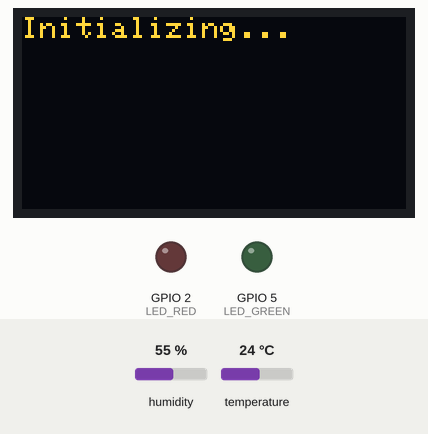
Recording of a sketch running on a simulated ESP32. On the bench: 128×64 one-colour display, output pins drawn as LEDs (lit = HIGH). The test bench sets the inputs (shaded band); at power-on: humidity 55 %, temperature 24 °C. The OLED is the two-colour kind (top 16 rows yellow); WiFi joins after 1.5 s; servers stay silent unless stated; what the sketch prints to the serial monitor is not drawn.

Above: at 0.1 s.
At 4.1 s:
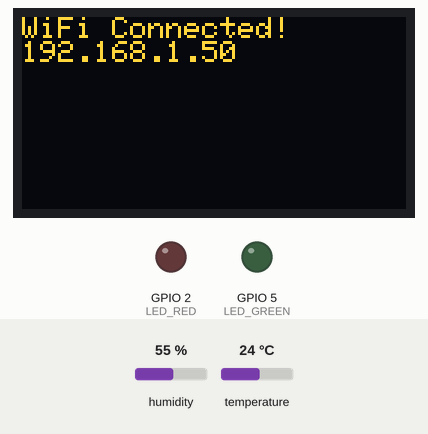
At 34.2 s:
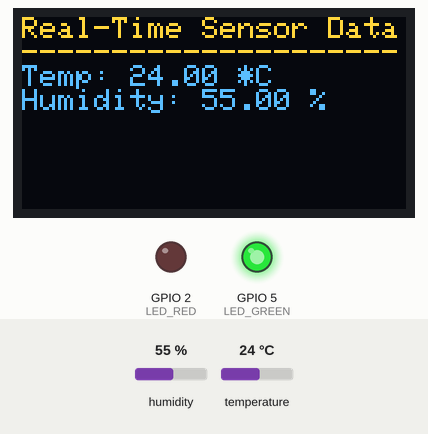
Timing chart, 0 to 35.7 s (numbered marks = the images above):
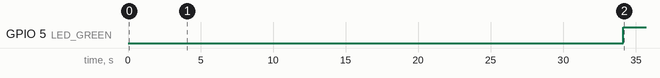

The sketch:

Real_-_Time_Environmental_Monitoring_System.ino
```cpp
#include <Wire.h>
#include <Adafruit_GFX.h>
#include <Adafruit_SSD1306.h>
#include "DHT.h"
#include <WiFi.h>
#include <WiFiClient.h>
#include <WebServer.h>
#include <ESPmDNS.h>
#include "ThingSpeak.h"

// WiFi credentials
const char* ssid = "POCO M4";
const char* password = "Roberto1234";

// ThingSpeak credentials
WiFiClient client;
unsigned long myChannelNumber = 2994284;
const char *myWriteAPIKey = "SUWI2ZM12G9JSBVU";

// OLED display
#define SCREEN_WIDTH 128
#define SCREEN_HEIGHT 64
#define OLED_RESET -1
Adafruit_SSD1306 display(SCREEN_WIDTH, SCREEN_HEIGHT, &Wire, OLED_RESET);

// DHT Sensor
#define DHTPIN 4
#define DHTTYPE DHT11
DHT dht(DHTPIN, DHTTYPE);

// Web server
WebServer server(80);

// Timing
unsigned long lastTime = 0;
const unsigned long timerDelay = 30000;

// LEDs
#define LED_RED 2
#define LED_GREEN 5

// LED blink
bool ledState = false;
unsigned long lastBlink = 0;
const unsigned long blinkInterval = 300;

// HTML Handler with browser notification
void handleRoot() {
  float t = dht.readTemperature();
  float h = dht.readHumidity();

  char msg[2000];
  snprintf(msg, 2000,
    "<html>\
    <head>\
      <meta http-equiv='refresh' content='4'/>\
      <meta name='viewport' content='width=device-width, initial-scale=1'>\
      <link rel='stylesheet' href='https://use.fontawesome.com/releases/v5.7.2/css/all.css'>\
      <title>ESP32 DHT Server</title>\
      <style>\
        html { font-family: Arial; text-align: center; }\
        h2 { font-size: 2.5rem; }\
        p { font-size: 2.5rem; }\
        .units { font-size: 1.2rem; }\
        .dht-labels { font-size: 1.5rem; vertical-align:middle; padding-bottom: 15px; }\
      </style>\
    </head>\
    <body>\
      <h2>ESP32 DHT Server</h2>\
      <p><i class='fas fa-thermometer-half' style='color:#ca3517;'></i>\
      <span class='dht-labels'>Temperature</span>\
      <span id='temp'>%.2f</span><sup class='units'>&deg;C</sup></p>\
      <p><i class='fas fa-tint' style='color:#00add6;'></i>\
      <span class='dht-labels'>Humidity</span>\
      <span>%.2f</span><sup class='units'>&percnt;</sup></p>\
      <script>\
        const temp = %.2f;\
        document.addEventListener('DOMContentLoaded', () => {\
          if ('Notification' in window && Notification.permission !== 'granted') {\
            Notification.requestPermission();\
          }\
          if (temp > 35 && Notification.permission === 'granted') {\
            new Notification('🔥 Overheat Alert!', {\
              body: 'Temperature is ' + temp.toFixed(2) + '°C',\
              icon: 'https://cdn-icons-png.flaticon.com/512/4814/4814481.png'\
            });\
          }\
        });\
      </script>\
    </body>\
    </html>", t, h, t);

  server.send(200, "text/html", msg);
}

// Connect to WiFi using DHCP
void connectToWiFi() {
  Serial.print("Connecting to WiFi");
  WiFi.begin(ssid, password);
  int attempts = 0;

  while (WiFi.status() != WL_CONNECTED && attempts < 20) {
    delay(1000);
    Serial.print(".");
    attempts++;
  }

  if (WiFi.status() == WL_CONNECTED) {
    Serial.println("\nWiFi connected.");
    Serial.print("IP address: ");
    Serial.println(WiFi.localIP());

    display.clearDisplay();
    display.setCursor(0, 0);
    display.println("WiFi Connected!");
    display.println(WiFi.localIP());
    display.display();

    // Pause for 30 seconds to allow user to note the IP
    Serial.println("Waiting 30 seconds for user to access IP...");
    delay(30000);  // 30 seconds pause
  } else {
    Serial.println("\nFailed to connect to WiFi.");
  }
}

void setup() {
  Serial.begin(115200);
  dht.begin();
  WiFi.mode(WIFI_STA);
  ThingSpeak.begin(client);

  pinMode(LED_RED, OUTPUT);
  pinMode(LED_GREEN, OUTPUT);

  if (!display.begin(SSD1306_SWITCHCAPVCC, 0x3C)) {
    Serial.println(F("OLED initialization failed"));
    while (true);
  }

  display.clearDisplay();
  display.setTextSize(1);
  display.setTextColor(SSD1306_WHITE);
  display.setCursor(0, 0);
  display.println("Initializing...");
  display.display();
  delay(2000);

  connectToWiFi();
  server.on("/", handleRoot);
  server.begin();
  Serial.println("HTTP server started");
}

void loop() {
  float temperature = dht.readTemperature();
  float humidity = dht.readHumidity();

  if (isnan(temperature) || isnan(humidity)) {
    Serial.println("Sensor Error!");
    display.clearDisplay();
    display.setCursor(0, 0);
    display.println("Sensor Error!");
    display.display();
    delay(2000);
    return;
  }

  Serial.printf("Temperature: %.2f °C | Humidity: %.2f %%\n", temperature, humidity);

  display.clearDisplay();
  display.setTextSize(1);
  display.setCursor(0, 0);
  display.println("Real-Time Sensor Data");
  display.println("---------------------");
  display.print("Temp: ");
  display.print(temperature);
  display.println(" *C");
  display.print("Humidity: ");
  display.print(humidity);
  display.println(" %");
  display.display();

  // Blinking red LED for overheat alert
  if (temperature > 35) {
    if (millis() - lastBlink >= blinkInterval) {
      lastBlink = millis();
      ledState = !ledState;
      digitalWrite(LED_RED, ledState);
    }
    digitalWrite(LED_GREEN, LOW);
  } else {
    digitalWrite(LED_RED, LOW);
    digitalWrite(LED_GREEN, HIGH);
  }

  // Update ThingSpeak every 30s
  if ((millis() - lastTime) > timerDelay) {
    if (WiFi.status() != WL_CONNECTED) {
      connectToWiFi();
      if (WiFi.status() != WL_CONNECTED) {
        lastTime = millis();
        return;
      }
    }

    ThingSpeak.setField(1, temperature);
    ThingSpeak.setField(2, humidity);
    int x = ThingSpeak.writeFields(myChannelNumber, myWriteAPIKey);
    if (x == 200) {
      Serial.println("ThingSpeak update successful.");
    } else {
      Serial.println("ThingSpeak error code: " + String(x));
    }

    lastTime = millis();
  }

  server.handleClient();
}
```

Measured:
- by itself, GPIO 5 (LED_GREEN): LOW → HIGH at 34.1 s
- what the display in image 1 shows lasts 30.0 s, from 4.1 s to 34.1 s
